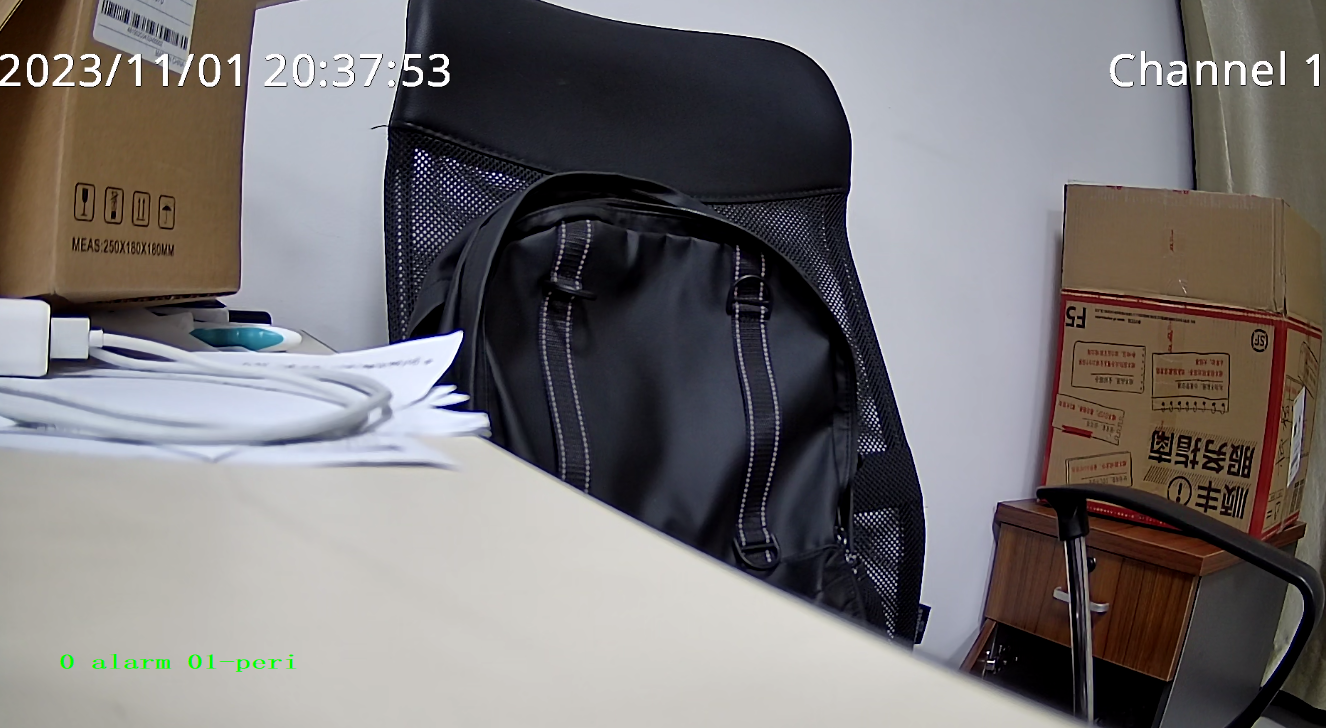
//> input picture doc/image/l.png, 1326 x 728 px
$ ./image_enhancement   (built with g++ and OpenCV 4)
//> lines starting //> are read from the running program, lines starting //| are printed output that depends on the picture; after the words box and inside, x2 and y2 are one past the last pixel; in counts of white or black regions, pixels touching at a corner belong together
#include <iostream>
#include <vector>
#include<opencv2/opencv.hpp>
#include<opencv2/highgui/highgui.hpp>
#include<opencv2/imgproc/imgproc.hpp>
#include <map>

#define STEP 6
#define ABS(X) ((X)>0? X:(-(X)))
#define PI 3.1415926

using namespace std;
using namespace cv;

int main()
{
	Mat srcImage = imread("l.png");
//> srcImage is the input picture: 728 rows x 1326 cols, CV_8UC3; mean B, G, R 116.7, 116.2, 120.1

	if (srcImage.empty())
	{
		cout << "图像未被读入";
		system("pause");
		return 0;
	}

    // 转为灰度图像
	if (srcImage.channels() != 1)
	{
		cvtColor(srcImage, srcImage, COLOR_BGR2GRAY);
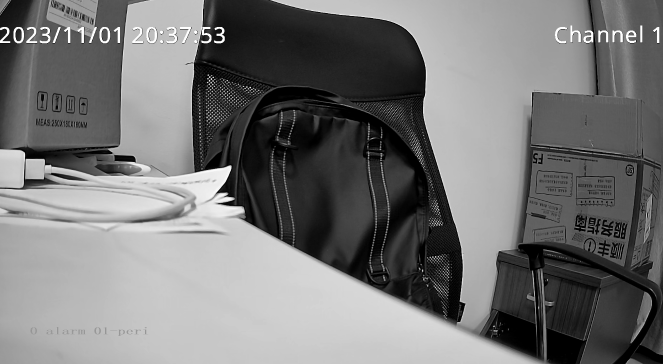
//> srcImage: 728 rows x 1326 cols, CV_8UC1 (shown at 1/2 size); min 0, max 255, mean 117.4
	}


	int width = srcImage.cols;
	int height = srcImage.rows;

    // 创建输入图像
	Mat outImage(height, width, CV_8UC1,Scalar::all(0));

    // 定义高斯核的尺寸和标准差
	int W = 5;
	float sigma = 01;
	Mat xxGauKernel(2 * W + 1, 2 * W + 1, CV_32FC1, Scalar::all(0));
	Mat xyGauKernel(2 * W + 1, 2 * W + 1, CV_32FC1, Scalar::all(0));
	Mat yyGauKernel(2 * W + 1, 2 * W + 1, CV_32FC1, Scalar::all(0));


    //构建高斯二阶偏导数模板
	// 构建尺度空间：L(x,y,σ) = G(x,y,σ) * I(x,y)
    // 差分高斯(Dog)算子：D(x, y,σ) = L(x, y, kσ) - L(x, y,σ)
	for (int i = -W; i <= W;i++)
	{
		for (int j = -W; j <= W; j++)
		{
			xxGauKernel.at<float>(i + W, j + W) = (1 - (i*i) / (sigma*sigma))*exp(-1 * (i*i + j*j) / (2 * sigma*sigma))*(-1 / (2 * PI*pow(sigma, 4)));
			yyGauKernel.at<float>(i + W, j + W) = (1 - (j*j) / (sigma*sigma))*exp(-1 * (i*i + j*j) / (2 * sigma*sigma))*(-1 / (2 * PI*pow(sigma, 4)));
			xyGauKernel.at<float>(i + W, j + W) = ((i*j))*exp(-1 * (i*i + j*j) / (2 * sigma*sigma))*(1 / (2 * PI*pow(sigma, 6)));
		}
	}


	for (int i = 0; i < (2 * W + 1); i++)
	{
		for (int j = 0; j < (2 * W + 1); j++)
		{
			cout << xxGauKernel.at<float>(i, j) << "  ";
		}
		cout << endl;
	}

    // 对输入图像进行高斯二阶偏导数卷积
	Mat xxDerivae(height, width, CV_32FC1, Scalar::all(0));
	Mat yyDerivae(height, width, CV_32FC1, Scalar::all(0));
	Mat xyDerivae(height, width, CV_32FC1, Scalar::all(0));
    //图像与高斯二阶偏导数模板进行卷积
	filter2D(srcImage, xxDerivae, xxDerivae.depth(), xxGauKernel);
	filter2D(srcImage, yyDerivae, yyDerivae.depth(), yyGauKernel);
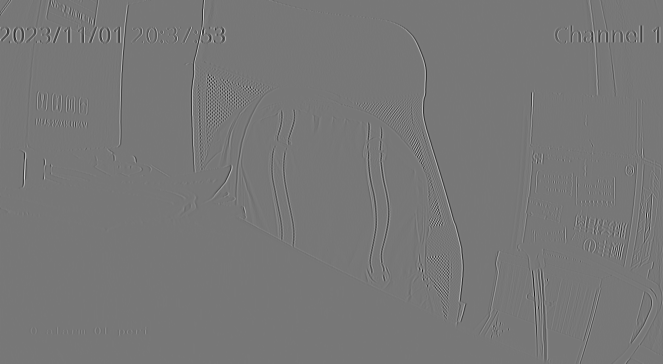
//> yyDerivae: 728 rows x 1326 cols, CV_32FC1 (shown at 1/2 size); min -82.47, max 93.13, mean 0; drawn with min black and max white
	filter2D(srcImage, xyDerivae, xyDerivae.depth(), xyGauKernel);

    // 遍历输入图像，计算海森矩阵的特征值并进行图像增强
	for (int h = 0; h < height; h++)
	{
		for (int w = 0; w < width; w++)
		{
			float fxx = xxDerivae.at<float>(h, w);
			float fyy = yyDerivae.at<float>(h, w);
			float fxy = xyDerivae.at<float>(h, w);

            // 构建Hessian矩阵
            /*
             H=[Lxy(x,y,σ) Lxy(x,y,σ)]
               [Lxy(x,y,σ) Lxy(x,y,σ)]
            */
			float myArray[2][2] = { { fxx, fxy }, { fxy, fyy } };          //构建矩阵，求取特征值
            Mat Array(2, 2, CV_32FC1, myArray);

            // 计算Hessian矩阵的特征值
            Mat eValue;
			Mat eVector;
            eigen(Array, eValue, eVector);                               //矩阵是降序排列的

            // 根据特征值进行图像增强
            float a1 = eValue.at<float>(0, 0);
			float a2 = eValue.at<float>(1, 0);

			//根据特征向量判断线性结构
			if ((a1>0) && (ABS(a1)>(1+ ABS(a2))))
			{
				outImage.at<uchar>(h, w) =  pow((ABS(a1) - ABS(a2)), 4);
				// outImage.at<uchar>(h, w) = pow((ABS(a1) / ABS(a2))*(ABS(a1) - ABS(a2)), 1.5);
			}

		}

	}
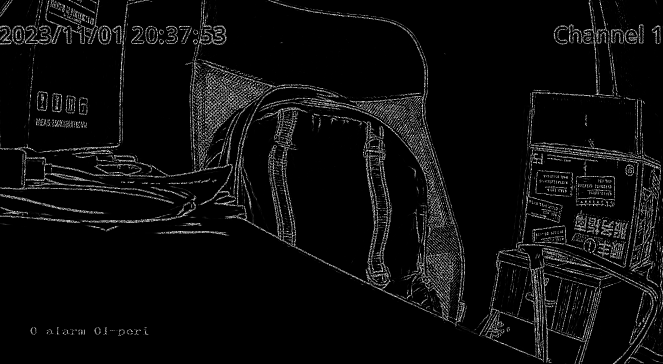
//> outImage: 728 rows x 1326 cols, CV_8UC1 (shown at 1/2 size); min 0, max 255, mean 12.5
	Mat element = getStructuringElement(MORPH_RECT, Size(3, 2));
	morphologyEx(outImage, outImage, MORPH_CLOSE, element);
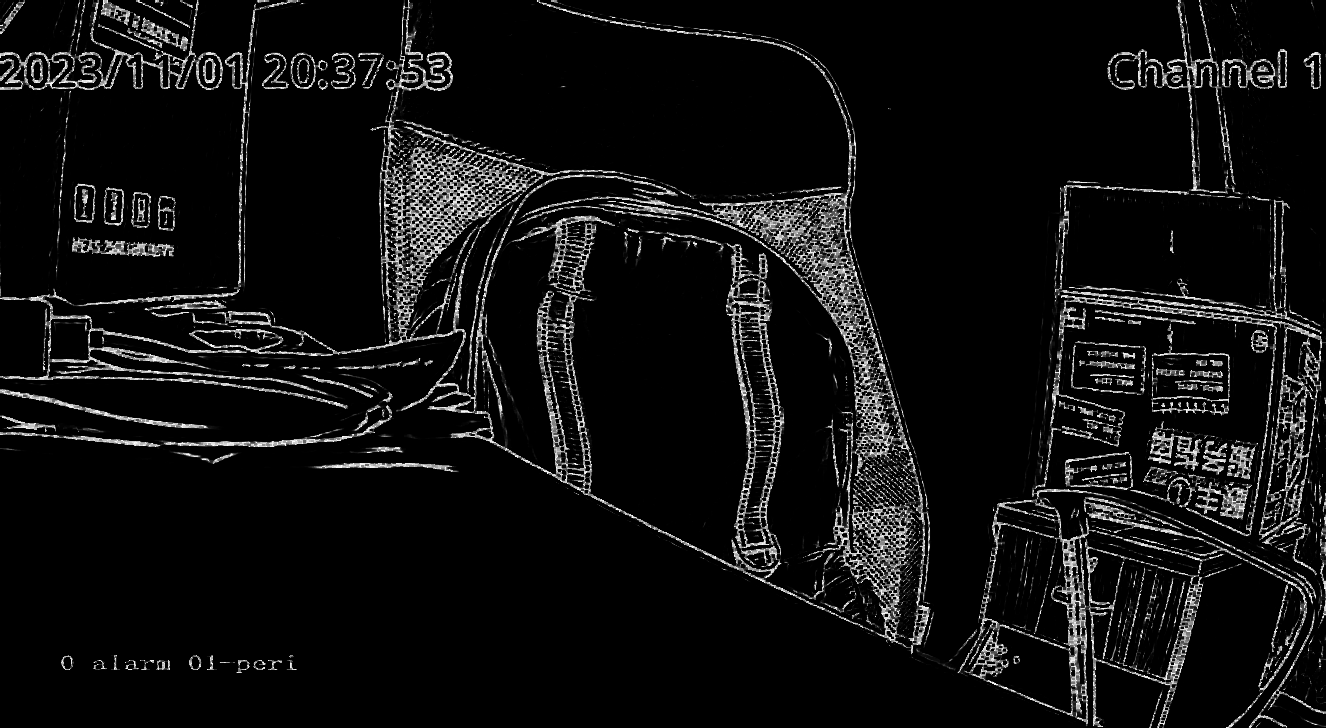
//> outImage: 728 rows x 1326 cols, CV_8UC1; 17.87% of pixels changed, all inside (x1, y1, x2, y2) = (0, 0, 1326, 728)

	imwrite("image_enhancement.png", outImage);

	// imshow("[原始图]", outImage);
	waitKey(0);

	return 0;
}

$ run again, with doc/image/fusion.png copied over doc/image/l.png
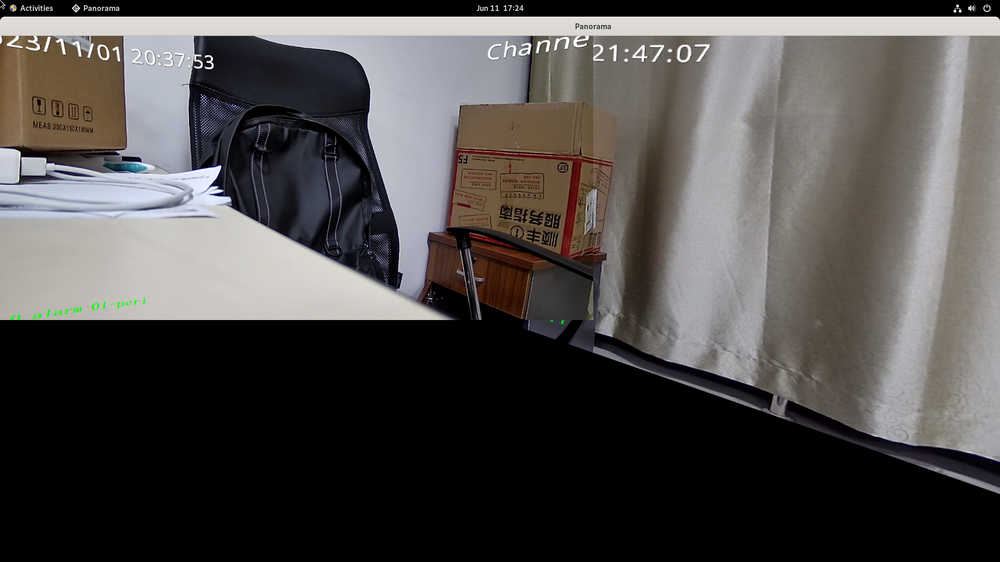
//> input picture doc/image/fusion.png, 1000 x 562 px, shrunk from 1920 x 1080 before the run
//> srcImage is the input picture: 562 rows x 1000 cols, CV_8UC3; mean B, G, R 74.6, 75.9, 78.8
//> srcImage: 562 rows x 1000 cols, CV_8UC1
//> `filter2D(srcImage, xyDerivae, xyDerivae.depth(), xyGauKernel);`:
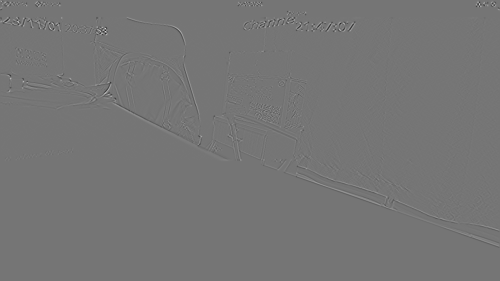
//> xyDerivae: 562 rows x 1000 cols, CV_32FC1 (shown at 1/2 size); min -45.77, max 53.31, mean 0; drawn with min black and max white
//> `morphologyEx(outImage, outImage, MORPH_CLOSE, element);`:
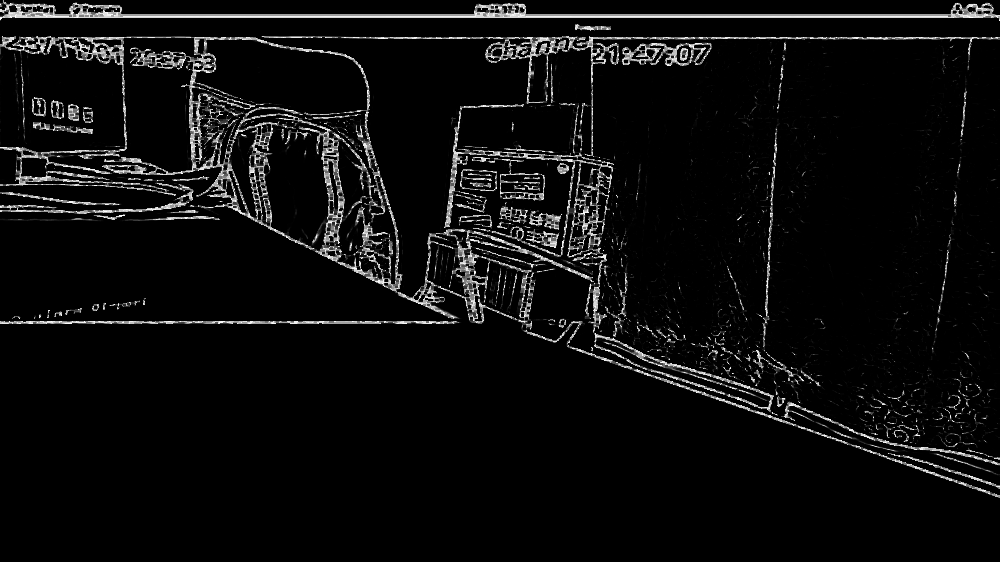
//> outImage: 562 rows x 1000 cols, CV_8UC1; min 0, max 255, mean 12.9

$ run again, with doc/image/r.png copied over doc/image/l.png
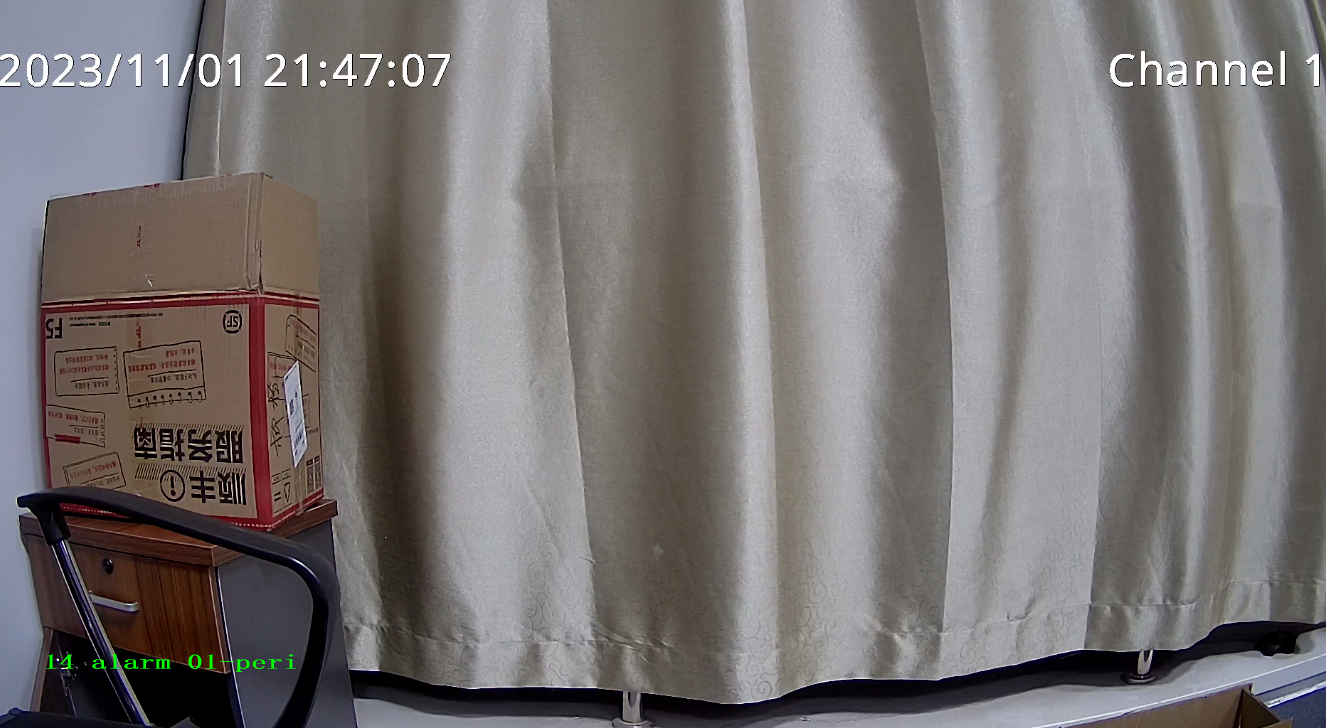
//> input picture doc/image/r.png, 1326 x 728 px
//> srcImage is the input picture: 728 rows x 1326 cols, CV_8UC3; mean B, G, R 114, 114.6, 119
//> srcImage: 728 rows x 1326 cols, CV_8UC1
//> `filter2D(srcImage, xyDerivae, xyDerivae.depth(), xyGauKernel);`:
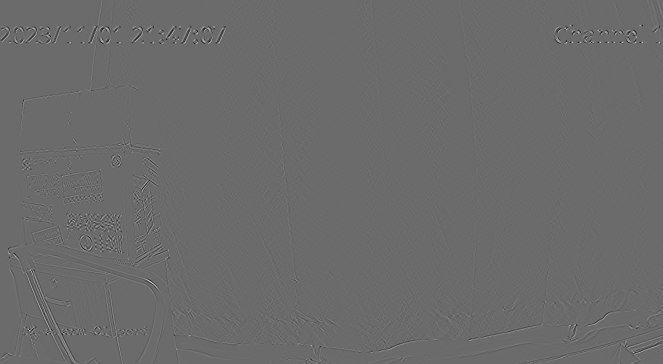
//> xyDerivae: 728 rows x 1326 cols, CV_32FC1 (shown at 1/2 size); min -32.16, max 44.28, mean 0; drawn with min black and max white
//> `morphologyEx(outImage, outImage, MORPH_CLOSE, element);`:
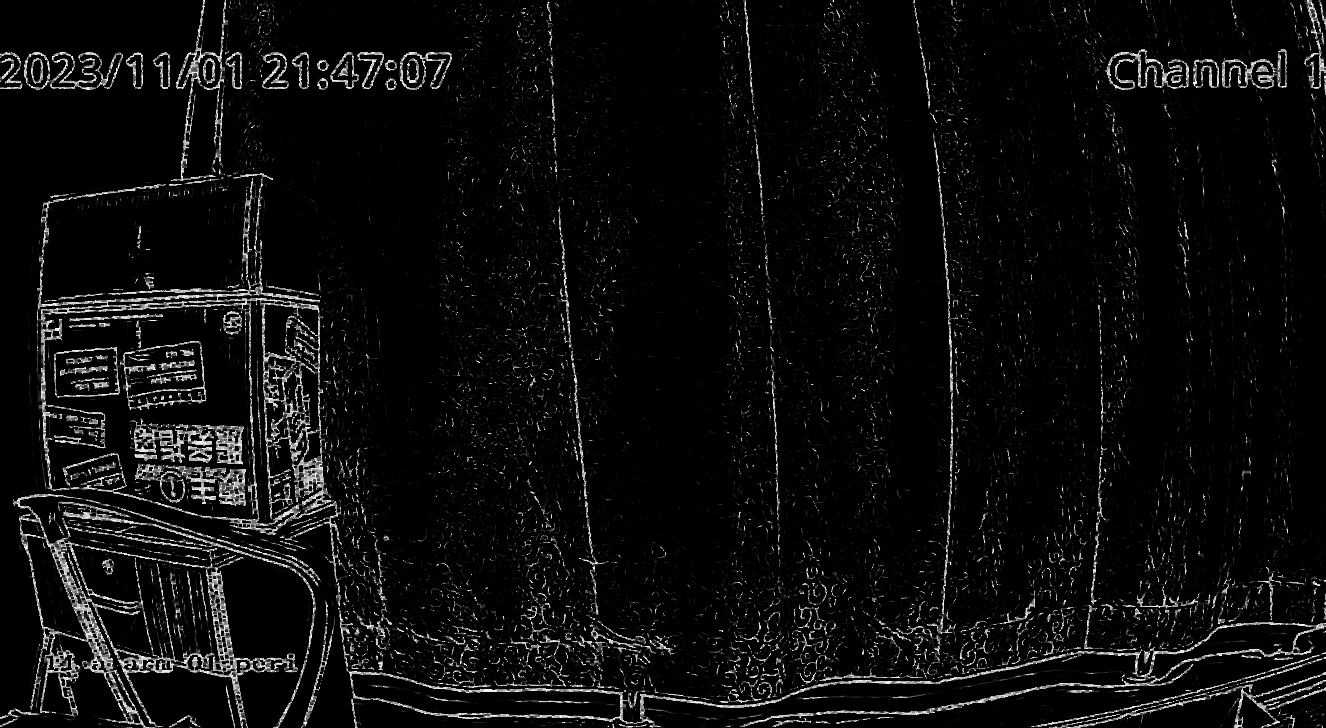
//> outImage: 728 rows x 1326 cols, CV_8UC1; min 0, max 255, mean 12.7
